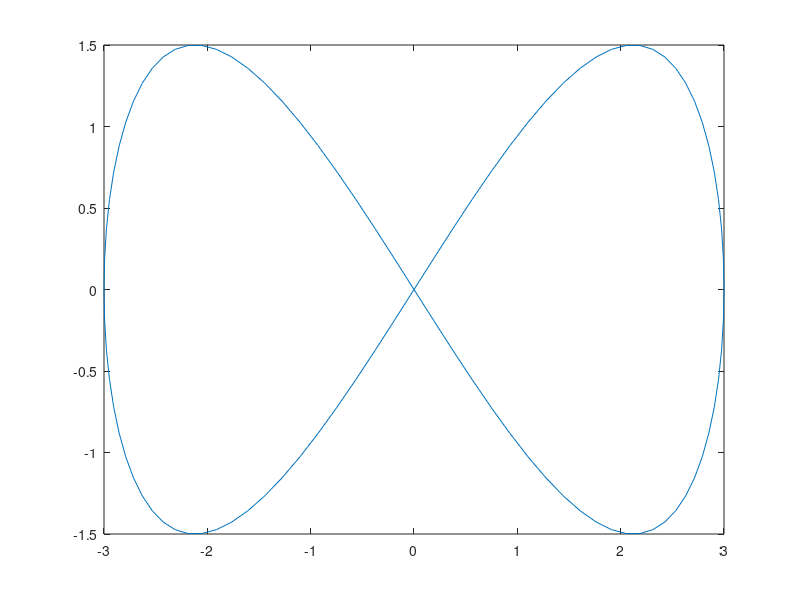

Source code (MATLAB):
clc; clear; close all;

man="8"; % manuevre keyword 
f=10; % - sampling rate - discretisation per sec
t = 10; % seconds, total time for manuevre

a=3; % curve diamter in m
ang = 0:360/(f*t) :360;

if man == "figure8" || man == "8"
    x=a.*sind(ang);
    y=a.*sind(ang).*cosd(ang);
    
elseif man == "donut" || man == "circle"
    x=a.*sind(ang);
    y=a.*cosd(ang);
    
elseif man == "s"
    x=ang/360;
    y=a/2*sind(ang);
else
    %speaker response
    error('wrong manuevre');
end

inst=zeros(f*t,2);
dy=y(2:end)'-y(1:end-1)';
dx=x(2:end)'-x(1:end-1)';
%heading angle corresponding to global x y, not local
inst(:,1)=atand(dy./dx);  
%velocity
inst(:,2)=(dy.^2+dx.^2).^0.5; 
axis equal
plot(x,y)